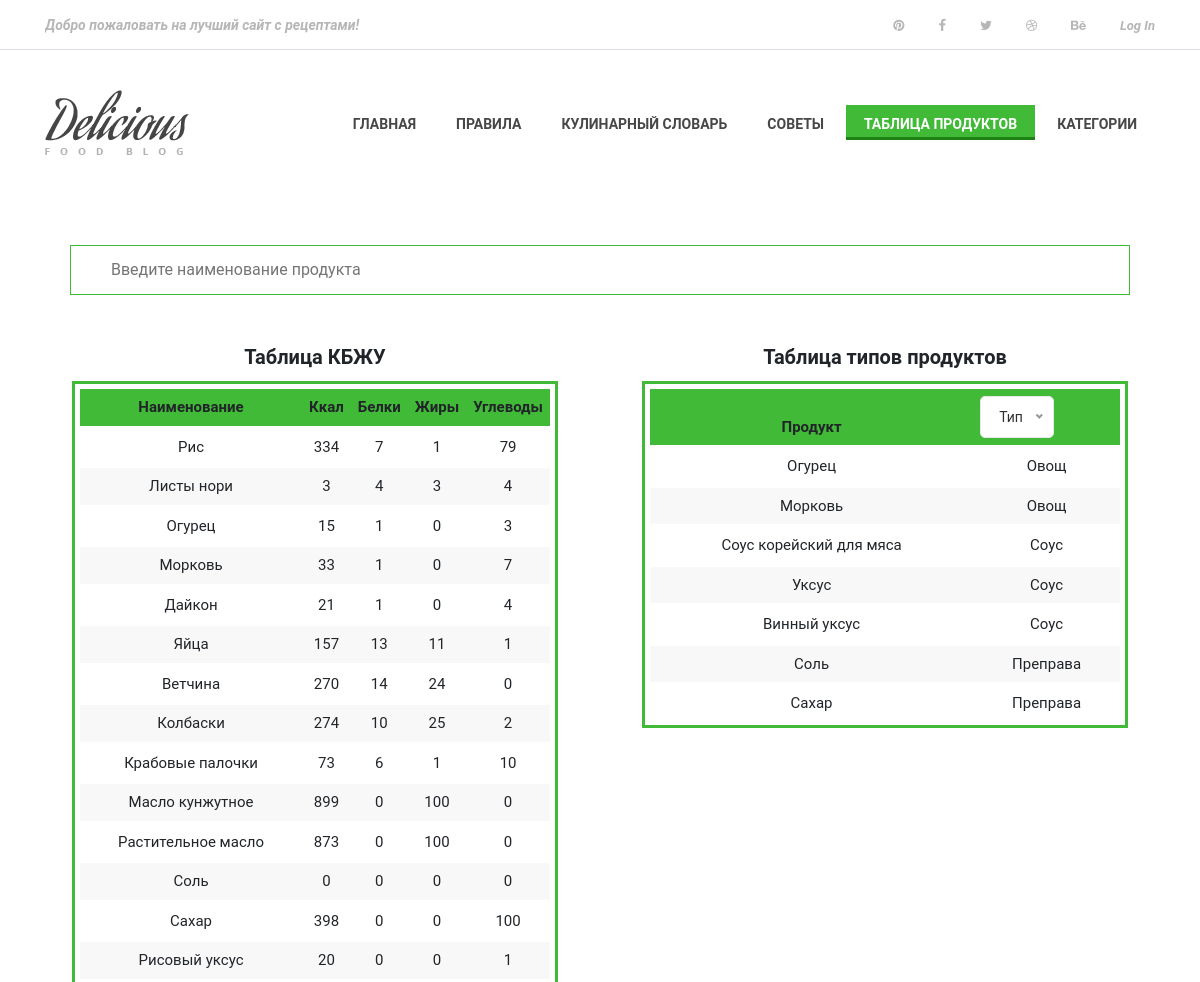
Page /tableproduct/ (upper part) on the earlier database version.
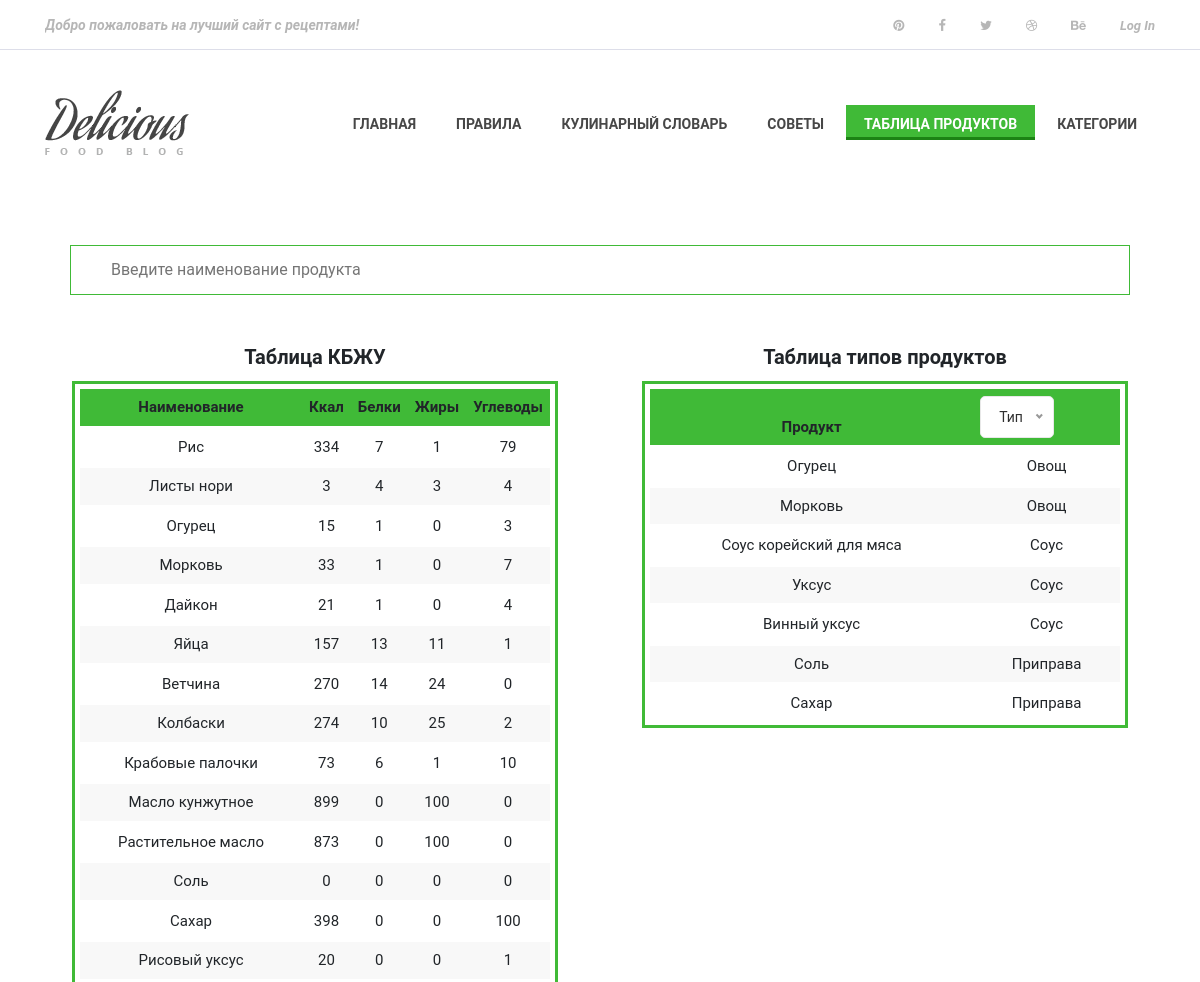
Same page on the later database version.
### main/models.py (models this page shows, shortened)
class TypeIngredient(models.Model):
    IDtype = models.AutoField(primary_key=True)
    Name = models.CharField(max_length=100)
    class Meta:
        verbose_name = 'ID Типа'
        verbose_name_plural = 'ID Типа'

### main/views.py (the view)
# urls.py: path('tableproduct/', views.tablepr),
def tablepr(request):
    tablepr1 = TypeIngredient.objects.all()
    tablepr2 = Ingredients.objects.all()
    tableproduct = {"tablepr1": tablepr1, "tablepr2": tablepr2}
    return render(request, 'main/tableproduct.html', tableproduct)

### main/templates/main/tableproduct.html (shortened to what the changed rows need)
{% load static %}
<!DOCTYPE html>
<html lang="ru">
  <head>
    <link
      href="https://cdn.jsdelivr.net/npm/bootstrap@5.0.0/dist/css/bootstrap.min.css"
      rel="stylesheet"
    />
    <link rel="stylesheet" href="{% static 'style.css' %}" />
    <link rel="stylesheet" href="{% static 'categorystyle/style.css' %}" />
  </head>
  <body>
    <div class="container">
      <div class="row">
        <div class="col">
          <div class="container">
            <div class="table-wrap">
              <table class="table" id="myTable">
                <thead>
                  <tr>
                    <th>Наименование</th>
                    <th>Ккал</th>
                    <th>Белки</th>
                    <th>Жиры</th>
                    <th>Углеводы</th>
                  </tr>
                </thead>
              </table>
            </div>
          </div>
        </div>
        <div class="col">
          <div class="container">
            <div class="table-wrap">
              <table class="table">
                <thead>
                  <tr>
                    <th>Продукт</th>
                    <th>
                    </th>
                  </tr>
                </thead>
                <tbody id="target">
                {% for i in tablepr1 %}
                {% for j in tablepr2 %}
                {% if i.IDtype == j.IDtype_id %}
                  <tr>
                     <td data-label="Продукт">{{ j.NameIngredients }}</td>
                     <td data-label="Тип">{{ i.Name }}</td>
                   </tr>
                {% endif %}
                {% endfor %}
                {% endfor %}
                </tbody>
              </table>
            </div>
          </div>
        </div>
      </div>
    </div>
  </body>
</html>

Differences in the rows shown:
changed TypeIngredient: Name "Преправа" → "Приправа"
